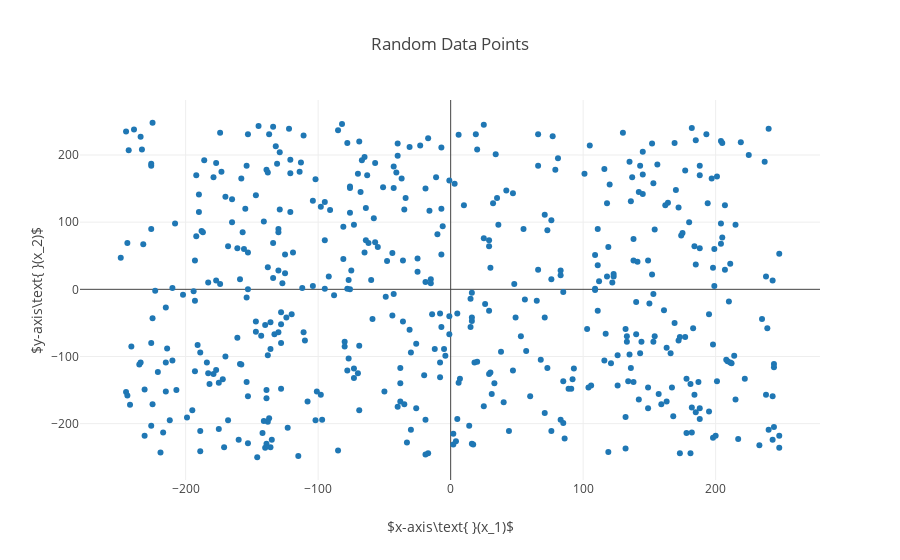

Notebook source saved alongside this figure:
### Markdown cell above
Now let's plot the random points on a graph

### Code cell
# Create scatter plot points using the random points created above
# All x-coordinates go into one array and all y-coordinates into another
graphPoints = go.Scatter(
    x = points[:, [0]].flatten(),
    y = points[:, [1]].flatten(),
    mode = 'markers',
    marker = dict(
        symbol = 'circle'
    ),
    name = 'Random Data'
    
)

layout = go.Layout(
    title='Random Data Points',
    xaxis=dict(
        title='$x-axis\\text{ }(x_1)$'
    ),
    yaxis=dict(
        title='$y-axis\\text{ }(x_2)$'
    )
)

fig = go.Figure(data=[graphPoints], layout=layout)
plt.iplot(fig)

### Figure 1 — Plotly figure (JSON) as saved in the notebook; plotly's stock layout.template omitted (floating-point values rounded to 4 significant figures; data arrays with more than 128 entries replaced by an {"elided": "..."} marker saying what was removed)
{"data": [{"marker": {"symbol": "circle"}, "mode": "markers", "name": "Random Data", "type": "scatter", "uid": "d82a4587-7e5c-4a3e-9a91-30e97e305bf2", "x": {"elided": "500 int values"}, "y": {"elided": "500 int values"}}], "layout": {"autosize": true, "title": "Random Data Points", "xaxis": {"autorange": true, "range": [-280.9, 279.9], "title": "$x-axis\\text{ }(x_1)$", "type": "linear"}, "yaxis": {"autorange": true, "range": [-286.5, 284.5], "title": "$y-axis\\text{ }(x_2)$", "type": "linear"}}}
